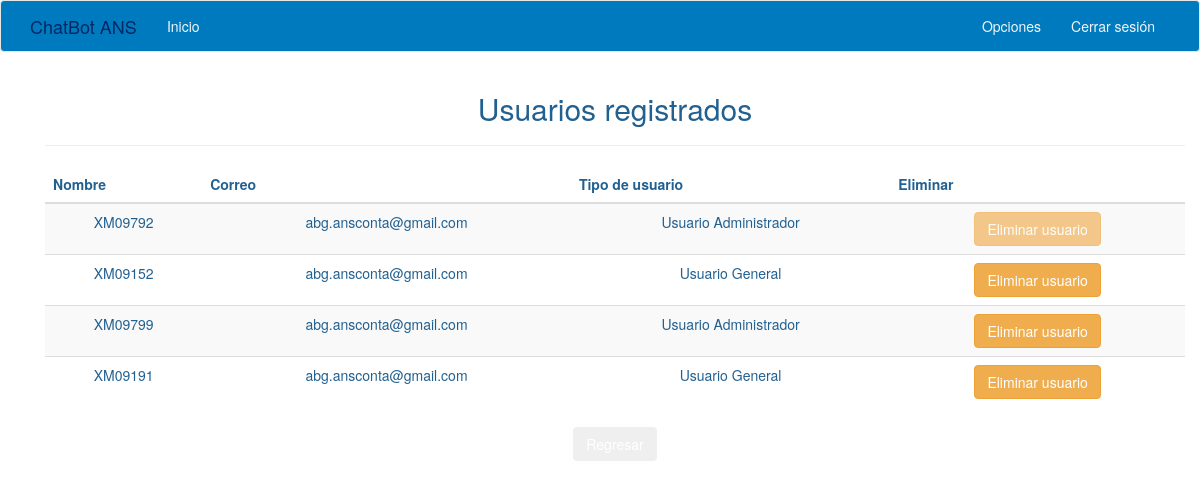
Screenshot of /main/users (signed in) with the database file from the repository.
### app/models.py (models this page shows, shortened)
class User(UserMixin, db.Model):
    id = db.Column(db.Integer, primary_key=True)
    username = db.Column(db.String(64), index=True, unique=True)
    email = db.Column(db.String(120), index=True)
    password_hash = db.Column(db.String(128))
    userlevel = db.Column(db.Integer)
    token = db.Column(db.String(32), index=True, unique=True)
    token_expiration =(db.Column(db.DateTime))
    chats = db.relationship('Chat', backref='user', lazy='dynamic')

### app/main/routes.py (the view)
@bp.route('/users', methods=['GET', 'POST'])
@login_required
def users():
	user = User.query.filter_by(username=current_user.username).first()
	if user.userlevel == 1:
		users = User.query.all()
		return render_template('users.html', title='Usuarios registrados', users=users)
	return redirect(url_for('main.index'))

### app/models.py (called while the page is built)
@login.user_loader
def load_user(id):
	return User.query.get(int(id))

### app/main/templates/users.html
{% extends "base.html" %}
{% import 'bootstrap/wtf.html' as wtf %}
{% block app_content %}
<div class="container">
	<h2> Usuarios registrados</h2>
	<hr>
		<table class="table table-striped table-hover">
		<thead>
			<tr>
				<th>Nombre</th>
				<th>Correo</th>
				<th>Tipo de usuario</th>
				<th>Eliminar</th>
			</tr>
		<tbody>
			{% for user in users %}
				{% include '_usersdata.html' %}
			{% endfor %}
		</tbody>
		</table>
		<a href="{{ url_for('main.index') }}"><button type="button" class="btn btn-md">Regresar</button></a>
	</div>
	{% endblock %}

### app/main/templates/_usersdata.html
	<tr valign="center">
		<td>{{ user.username }}</td>
		<td>{{ user.email }}</td>
		<td>
		{% if user.userlevel == 1 %}
			Usuario Administrador
		{% else %}
			Usuario General
		{% endif %}
		</td>
		{% if user.username == current_user.username %}
		<td><button type="button" class="btn btn-warning btn-md disabled">Eliminar usuario</button></td>
		{% else %}
		<td><button type="button" class="btn btn-warning btn-md">Eliminar usuario</button></td>
		{% endif %}
	</tr>

### app/static/css/chatNv20.css (style rules this page uses)
a, a:focus, a:hover { color: #fff; }
html, body { height: 100%; background-color: #fff; }
body { color: #226090; text-align: center; }

### rows the page displays
User: username "XM09792", email "abg.ansconta@gmail.com", userlevel "Usuario Administrador", shows "Eliminar usuario"
User: username "XM09152", email "abg.ansconta@gmail.com", userlevel "Usuario General", shows "Eliminar usuario"
User: username "XM09799", email "abg.ansconta@gmail.com", userlevel "Usuario Administrador", shows "Eliminar usuario"
User: username "XM09191", email "abg.ansconta@gmail.com", userlevel "Usuario General", shows "Eliminar usuario"
